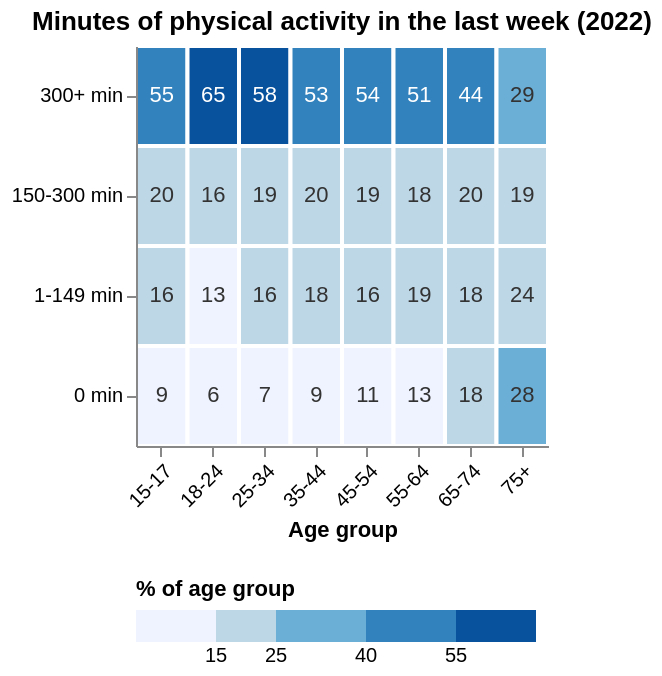

Here is the Vega-Lite specification saved for this chart:
### Vega-Lite specification from a JSON file in a GitHub repository (floating-point values rounded to 4 significant figures)
{"$schema": "https://vega.github.io/schema/vega-lite/v5.json", "title": "Minutes of physical activity in the last week (2022)", "width": 206, "height": 200, "data": {"values": [{"age": "15-17", "minutes": "0 min", "pct": 8.8}, {"age": "15-17", "minutes": "1-149 min", "pct": 15.6}, {"age": "15-17", "minutes": "150-300 min", "pct": 20.3}, {"age": "15-17", "minutes": "300+ min", "pct": 54.8}, {"age": "18-24", "minutes": "0 min", "pct": 6.3}, {"age": "18-24", "minutes": "1-149 min", "pct": 12.9}, {"age": "18-24", "minutes": "150-300 min", "pct": 16.4}, {"age": "18-24", "minutes": "300+ min", "pct": 64.9}, {"age": "25-34", "minutes": "0 min", "pct": 7.4}, {"age": "25-34", "minutes": "1-149 min", "pct": 15.6}, {"age": "25-34", "minutes": "150-300 min", "pct": 19.2}, {"age": "25-34", "minutes": "300+ min", "pct": 57.5}, {"age": "35-44", "minutes": "0 min", "pct": 9.1}, {"age": "35-44", "minutes": "1-149 min", "pct": 17.9}, {"age": "35-44", "minutes": "150-300 min", "pct": 20.1}, {"age": "35-44", "minutes": "300+ min", "pct": 53.1}, {"age": "45-54", "minutes": "0 min", "pct": 10.5}, {"age": "45-54", "minutes": "1-149 min", "pct": 15.9}, {"age": "45-54", "minutes": "150-300 min", "pct": 19.2}, {"age": "45-54", "minutes": "300+ min", "pct": 54.2}, {"age": "55-64", "minutes": "0 min", "pct": 12.9}, {"age": "55-64", "minutes": "1-149 min", "pct": 18.5}, {"age": "55-64", "minutes": "150-300 min", "pct": 17.7}, {"age": "55-64", "minutes": "300+ min", "pct": 50.8}, {"age": "65-74", "minutes": "0 min", "pct": 17.8}, {"age": "65-74", "minutes": "1-149 min", "pct": 17.8}, {"age": "65-74", "minutes": "150-300 min", "pct": 20.0}, {"age": "65-74", "minutes": "300+ min", "pct": 44.3}, {"age": "75+", "minutes": "0 min", "pct": 28.2}, {"age": "75+", "minutes": "1-149 min", "pct": 24.3}, {"age": "75+", "minutes": "150-300 min", "pct": 19.0}, {"age": "75+", "minutes": "300+ min", "pct": 28.8}]}, "encoding": {"x": {"field": "age", "type": "ordinal", "title": "Age group", "axis": {"labelAngle": -45}}, "y": {"field": "minutes", "type": "ordinal", "title": null, "sort": ["300+ min", "150-300 min", "1-149 min", "0 min"]}}, "layer": [{"mark": {"type": "rect", "stroke": "white", "strokeWidth": 2}, "encoding": {"color": {"field": "pct", "type": "quantitative", "title": "% of age group", "legend": {"orient": "bottom", "direction": "horizontal"}, "scale": {"type": "threshold", "domain": [15, 25, 40, 55], "range": ["#eff3ff", "#bdd7e7", "#6baed6", "#3182bd", "#08519c"]}}, "tooltip": [{"field": "age", "type": "nominal", "title": "Age group"}, {"field": "minutes", "type": "nominal", "title": "Activity last week"}, {"field": "pct", "type": "quantitative", "title": "% of age group", "format": ".1f"}]}}, {"mark": {"type": "text", "fontSize": 11}, "encoding": {"text": {"field": "pct", "type": "quantitative", "format": ".0f"}, "color": {"condition": {"test": "datum.pct > 40", "value": "white"}, "value": "#333333"}}}]}
